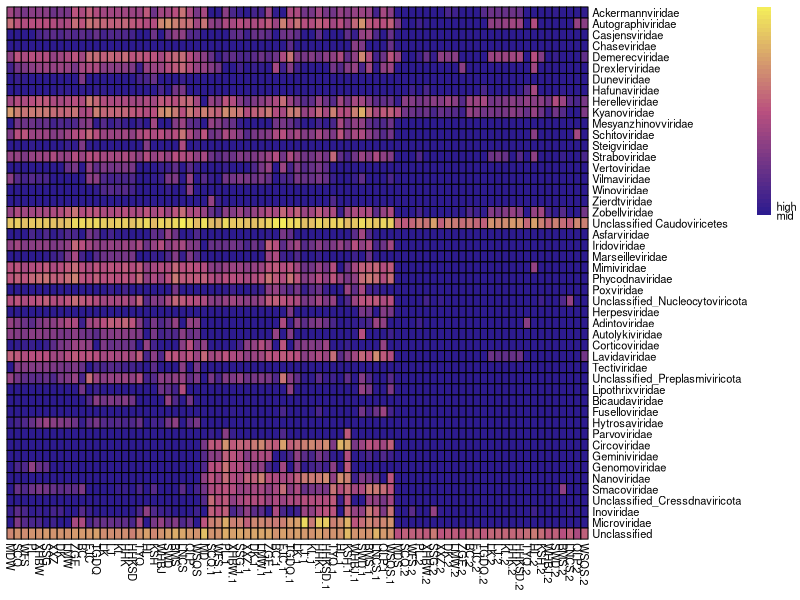

Write R code to recreate this figure.
# ==============================================
# Heatmap of viral family abundance across samples
# The script reads an abundance matrix and generates a customizable heatmap using pheatmap
# ==============================================

# Load required libraries
library(ggplot2)   # (Not directly used but often loaded alongside pheatmap for plotting)
library(pheatmap)  # For creating annotated heatmaps

# Read the abundance data (rows = vOTU families, columns = samples)
data <- read.table("vOTU_Famliy_abundance.txt", header = TRUE, sep = "\t", row.names = 1)

# Generate the heatmap with customized parameters
p1 <- pheatmap(
  data,                                   # Matrix or data frame to be plotted
  
  # Color scheme: blue -> pink -> yellow (50 gradient levels)
  color = colorRampPalette(c('#2D1B8F', '#BA517F', '#F4ED5B'))(50),
  
  border_color = "black",                 # Border color of each cell (NA = no border)
  scale = "none",                         # No scaling; "row" or "column" would normalize by row/column
  cluster_rows = FALSE,                   # Disable row clustering (keep original order)
  cluster_cols = FALSE,                   # Disable column clustering (keep original order)
  legend = TRUE,                          # Display the color legend
  legend_breaks = c(-1, 0, 1),            # Custom break points for the legend
  legend_labels = c("low", "mid", "high"),# Labels corresponding to legend breaks
  show_rownames = TRUE,                   # Display row names (vOTU families)
  show_colnames = TRUE,                   # Display column names (samples)
  fontsize = 8                            # Base font size (row/col names can be adjusted separately)
)

# The resulting heatmap object p1 can be printed or saved (e.g., ggsave() or pheatmap's built-in filename)
